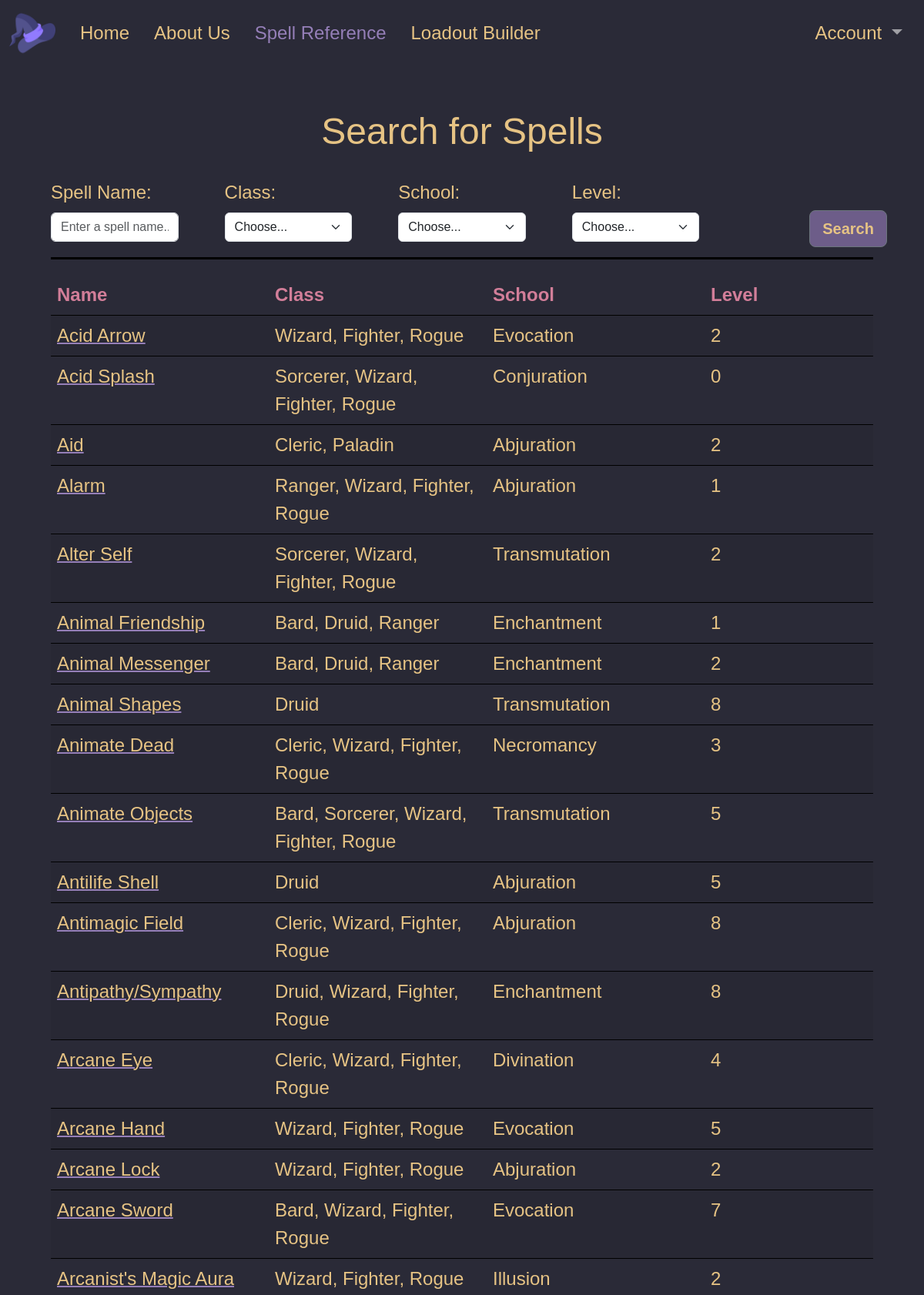
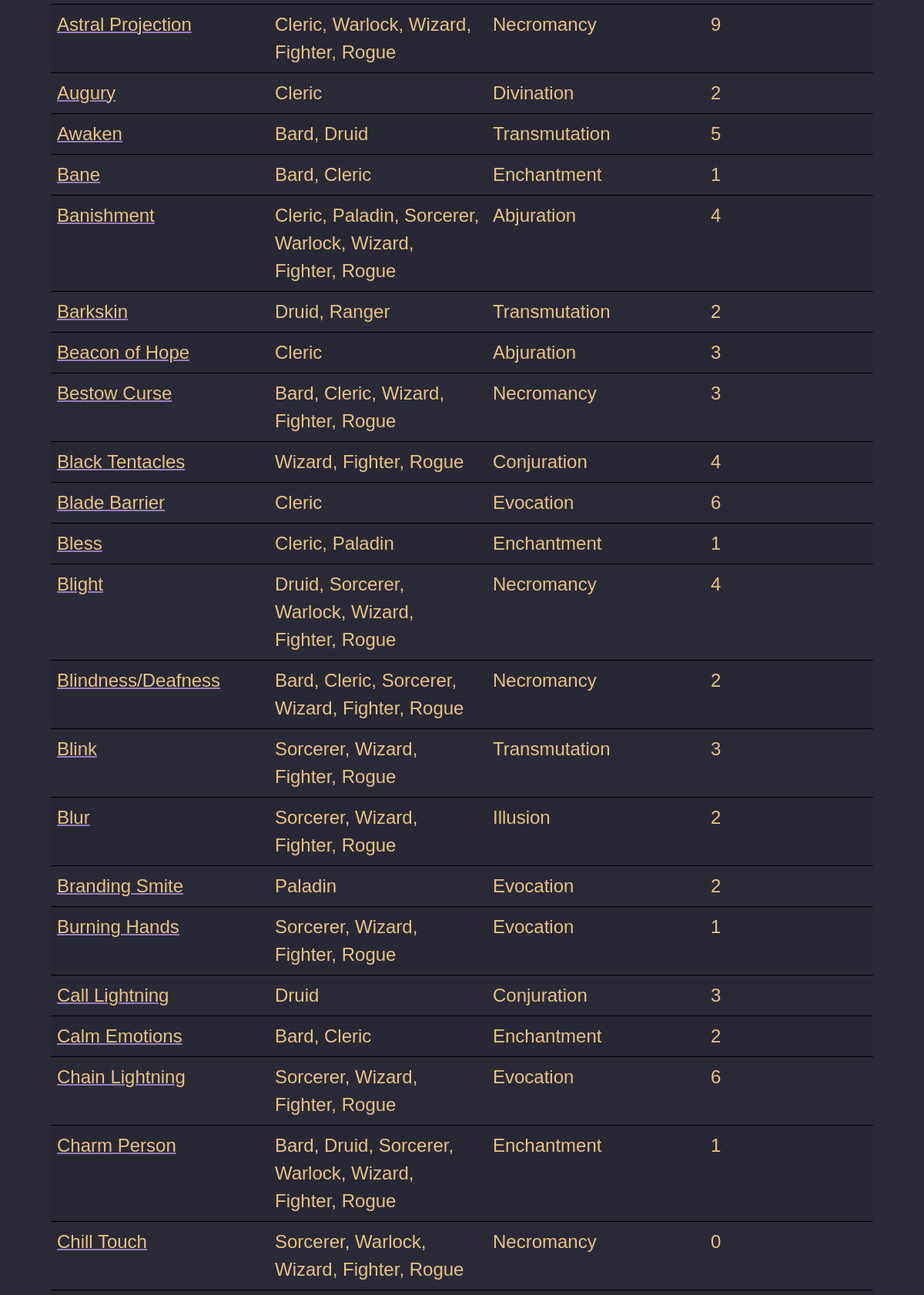
Page /spell_reference (upper part) on the committed database (2 pictures, top to bottom).
### tables this page shows
CREATE TABLE "spell_info" (
"Name" TEXT,
  "Spell_Level" INTEGER,
  "Concentration" INTEGER,
  "Ritual" INTEGER,
  "Range" TEXT,
  "Components" TEXT,
  "Duration" TEXT,
  "Casting Time" TEXT,
  "Classes" TEXT,
  "School" TEXT,
  "Description" TEXT
);

### app.py (the view)
@app.route('/spell_reference', methods=['GET', 'POST'])
def spelllist():
    data = None
    spell_name, spell_class, spell_school, spell_level = None, None, None, None
    if request.method == 'POST':
        spell_name = request.form.get('form_name')
        spell_class, spell_school, spell_level = parse_reference_fields(request.form.get('form_class'),
                                                                        request.form.get('form_school'),
                                                                        request.form.get('form_level'))
        data = get_db().get_reference_spells(spell_name, spell_class, spell_school, spell_level)
    else:
        data = get_db().get_reference_spells("", "", "", "")
    return render_template('spell_reference.html', data=data, spell_name=spell_name, spell_class=spell_class,
                           spell_school=spell_school, spell_level=spell_level, reference_classes=reference_classes,
                           reference_levels=reference_levels, reference_schools=reference_schools)

### app.py (called while the page is built)
def get_db():
    db = getattr(g, '_database', None)
    if db is None:
        db = Database(DATABASE_PATH)
    return db

### db.py (called while the page is built)
    def select(self, sql, parameters=[]):
        c = self.conn.cursor()
        c.execute(sql, parameters)
        return c.fetchall()

    def get_reference_spells(self, spell_name, spell_class, spell_school, spell_level):
        data = self.select(f"SELECT * FROM spell_info WHERE spell_info.Name LIKE '%{spell_name}%' AND spell_info.Classes LIKE '%{spell_class}%' AND spell_info.School LIKE '%{spell_school}%' AND spell_info.Spell_Level LIKE '%{spell_level}%'")
        return [{
            'Name': d[0],
            'Level': d[1],
            'Concentration': d[2],
            'Ritual': d[3],
            'Range': d[4],
            'Components': d[5],
            'Duration': d[6],
            'Casting Time': d[7],
            'Classes': d[8],
            'School': d[9],
            'Description': d[10]
        } for d in data]

### templates/spell_reference.html (shortened to what this page needs)
{% extends 'base.html' %}
{% set active = "Spell Reference" %}
{% block content %}
<h1 class="t1 py-4 container-heading text-center">Search for Spells</h1>
<div class="container">
    <form action="/spell_reference", method="POST">
        <div class="row align-items-center">
            <div class="col pe-5">
                <label for="form_name" class="t1 form-label">Spell Name:</label>
                {% if spell_name %}
                    <input type="text" class="form-control" id="form_name" name="form_name" value="{{spell_name}}">
                {% else %}
                    <input type="text" class="form-control" id="form_name" name="form_name" placeholder="Enter a spell name...">
                {% endif %}
            </div>
            <div class="col pe-5">
                <label for="form_class" class="t1 form-label">Class:</label>
                <select id="form_class" class="form-select" name="form_class">
                    {% for class in reference_classes %}
                        {% if spell_class == class %}
                            <option selected value="{{spell_class}}">{{ spell_class }}</option>
                        {% else %}
                            <option value="{{ class }}">{{ class }}</option>
                        {% endif %}
                    {% endfor %}
                </select>
            </div>
            <div class="col pe-5">
                <label for="form_school" class="t1 form-label">School:</label>
                <select id="form_school" class="form-select" name="form_school">
                    {% for school in reference_schools %}
                        {% if spell_school == school %}
                            <option selected value="{{spell_school}}">{{ spell_school }}</option>
                        {% else %}
                            <option value="{{ school }}">{{ school }}</option>
                        {% endif %}
                    {% endfor %}
                </select>
            </div>
            <div class="col pe-5">
                <label for="form_level" class="t1 form-label">Level:</label>
                <select id="form_level" class="form-select" name="form_level">
                    {% for level in reference_levels %}
                        {% if spell_level == level %}
                            <option selected value="{{spell_level}}">{{ spell_level }}</option>
                        {% else %}
                            <option value="{{ level }}">{{ level }}</option>
                        {% endif %}
                    {% endfor %}
                </select>
            </div>
            <div class="col text-center">
                <button type="submit" id="submitbutt" class="btn btn-lg btn-secondary t1" style="position: absolute;">Search</button>
            </div>
        </div>
    </form>
    <hr class="hr">
    <table class="table table-striped border-black">
        <thead>
            <tr>
              <th scope="col" class="tref-h">Name</th>
              <th scope="col" class="tref-h">Class</th>
              <th scope="col" class="tref-h">School</th>
              <th scope="col" class="tref-h">Level</th>
            </tr>
          </thead>
        <tbody>
            {% if data %}
                {% for spell in data %}
                <tr>
                    <td class="tref-l table-limit">
                        <a href='/spell_display' class="aref" data-value="{{ spell.Name }}">{{ spell.Name }}</a>
                    </td>
                    <td class="tref table-limit">
                        {{ spell.Classes }}
                    </td>
                    <td class="tref table-limit">
                        {{ spell.School }}
                    </td>
                    <td class="tref">
                        {{ spell.Level }}
                    </td>
                </tr>
                {% endfor %}
            {% endif %}
        </tbody>
    </table>
</div>
{% endblock %}

### static/css/base.css (style rules this page uses)
body { font-family: 'Baskerville', 'Trebuchet MS', sans-serif; font-size: 1.5rem; background: #2A2A37; }
.table-limit { max-width: 100px; }
.container-heading { font-size: 3.0rem; }
.btn-secondary { background-color: #6d5d89; font-weight: bolder }
thead th { position:sticky;top: 0; z-index: 1; }
.tref { background-color: #2A2A37 !important; -webkit-text-fill-color: #E6C384; }
.tref-h { background-color: #2A2A37 !important; -webkit-text-fill-color: #D27E99; }
.tref-l { background-color: #2A2A37 !important; -webkit-text-fill-color: #E6C384; }
.aref { text-decoration: underline; text-decoration-thickness: 1.5px; text-decoration-color: #957FB8; }
.t1 { color: #E6C384; }
hr { height: 3px; color: black; background-color: black; margin: 20px 0; opacity: 1; }

### rows in the picture
spell_info: Name "Acid Arrow", Classes "Wizard, Fighter, Rogue", School "Evocation", Level "2"
spell_info: Name "Acid Splash", Classes "Sorcerer, Wizard, Fighter, Rogue", School "Conjuration", Level "0"
spell_info: Name "Aid", Classes "Cleric, Paladin", School "Abjuration", Level "2"
spell_info: Name "Alarm", Classes "Ranger, Wizard, Fighter, Rogue", School "Abjuration", Level "1"
spell_info: Name "Alter Self", Classes "Sorcerer, Wizard, Fighter, Rogue", School "Transmutation", Level "2"
spell_info: Name "Animal Friendship", Classes "Bard, Druid, Ranger", School "Enchantment", Level "1"
spell_info: Name "Animal Messenger", Classes "Bard, Druid, Ranger", School "Enchantment", Level "2"
spell_info: Name "Animal Shapes", Classes "Druid", School "Transmutation", Level "8"
spell_info: Name "Animate Dead", Classes "Cleric, Wizard, Fighter, Rogue", School "Necromancy", Level "3"
spell_info: Name "Animate Objects", Classes "Bard, Sorcerer, Wizard, Fighter, Rogue", School "Transmutation", Level "5"
spell_info: Name "Antilife Shell", Classes "Druid", School "Abjuration", Level "5"
spell_info: Name "Antimagic Field", Classes "Cleric, Wizard, Fighter, Rogue", School "Abjuration", Level "8"
spell_info: Name "Antipathy/Sympathy", Classes "Druid, Wizard, Fighter, Rogue", School "Enchantment", Level "8"
spell_info: Name "Arcane Eye", Classes "Cleric, Wizard, Fighter, Rogue", School "Divination", Level "4"
spell_info: Name "Arcane Hand", Classes "Wizard, Fighter, Rogue", School "Evocation", Level "5"
spell_info: Name "Arcane Lock", Classes "Wizard, Fighter, Rogue", School "Abjuration", Level "2"
spell_info: Name "Arcane Sword", Classes "Bard, Wizard, Fighter, Rogue", School "Evocation", Level "7"
spell_info: Name "Arcanist's Magic Aura", Classes "Wizard, Fighter, Rogue", School "Illusion", Level "2"
spell_info: Name "Astral Projection", Classes "Cleric, Warlock, Wizard, Fighter, Rogue", School "Necromancy", Level "9"
spell_info: Name "Augury", Classes "Cleric", School "Divination", Level "2"
spell_info: Name "Awaken", Classes "Bard, Druid", School "Transmutation", Level "5"
spell_info: Name "Bane", Classes "Bard, Cleric", School "Enchantment", Level "1"
spell_info: Name "Banishment", Classes "Cleric, Paladin, Sorcerer, Warlock, Wizard, Fighter, Rogue", School "Abjuration", Level "4"
spell_info: Name "Barkskin", Classes "Druid, Ranger", School "Transmutation", Level "2"
spell_info: Name "Beacon of Hope", Classes "Cleric", School "Abjuration", Level "3"
spell_info: Name "Bestow Curse", Classes "Bard, Cleric, Wizard, Fighter, Rogue", School "Necromancy", Level "3"
spell_info: Name "Black Tentacles", Classes "Wizard, Fighter, Rogue", School "Conjuration", Level "4"
spell_info: Name "Blade Barrier", Classes "Cleric", School "Evocation", Level "6"
spell_info: Name "Bless", Classes "Cleric, Paladin", School "Enchantment", Level "1"
spell_info: Name "Blight", Classes "Druid, Sorcerer, Warlock, Wizard, Fighter, Rogue", School "Necromancy", Level "4"
spell_info: Name "Blindness/Deafness", Classes "Bard, Cleric, Sorcerer, Wizard, Fighter, Rogue", School "Necromancy", Level "2"
spell_info: Name "Blink", Classes "Sorcerer, Wizard, Fighter, Rogue", School "Transmutation", Level "3"
spell_info: Name "Blur", Classes "Sorcerer, Wizard, Fighter, Rogue", School "Illusion", Level "2"
spell_info: Name "Branding Smite", Classes "Paladin", School "Evocation", Level "2"
spell_info: Name "Burning Hands", Classes "Sorcerer, Wizard, Fighter, Rogue", School "Evocation", Level "1"
spell_info: Name "Call Lightning", Classes "Druid", School "Conjuration", Level "3"
spell_info: Name "Calm Emotions", Classes "Bard, Cleric", School "Enchantment", Level "2"
spell_info: Name "Chain Lightning", Classes "Sorcerer, Wizard, Fighter, Rogue", School "Evocation", Level "6"
spell_info: Name "Charm Person", Classes "Bard, Druid, Sorcerer, Warlock, Wizard, Fighter, Rogue", School "Enchantment", Level "1"
spell_info: Name "Chill Touch", Classes "Sorcerer, Warlock, Wizard, Fighter, Rogue", School "Necromancy", Level "0"

### other values in the picture
form field form_class "Choose..."
form field form_school "Choose..."
form field form_level "Choose..."
